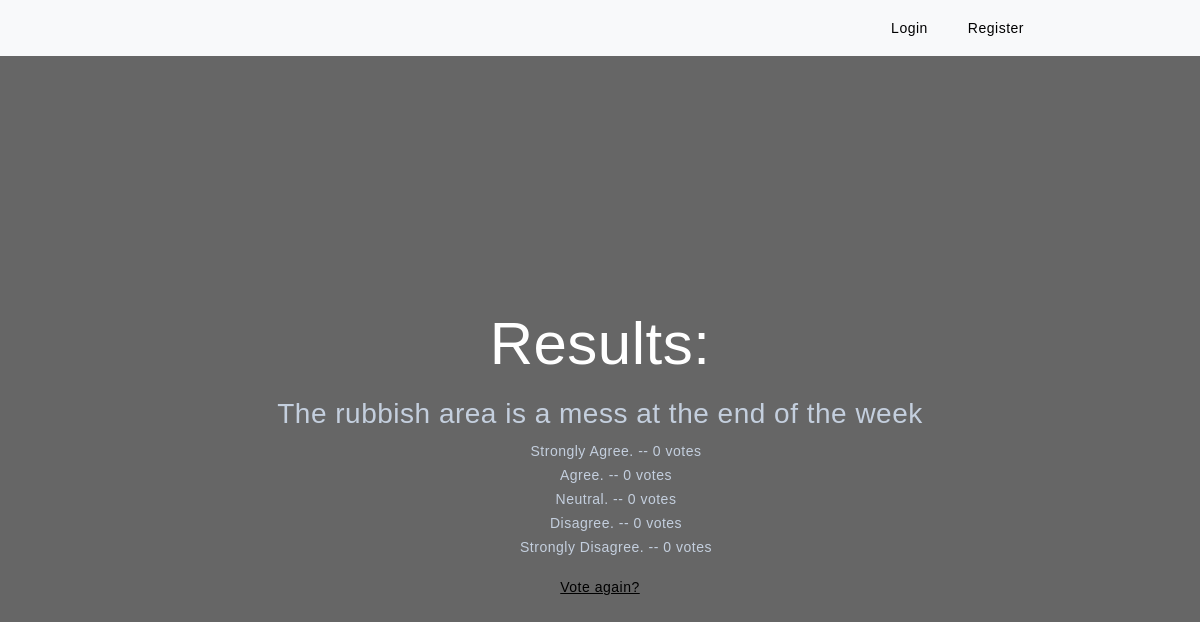
The page /polls/4/results/ on the database its author committed.
### polls_app/models.py (models this page shows, shortened)
class Question(models.Model):
    question_text = models.CharField(max_length=200)
    pub_date = models.DateTimeField('date published')

class Choice(models.Model):
    question = models.ForeignKey(Question, on_delete=models.CASCADE)
    choice_text = models.CharField(max_length=200)
    votes = models.IntegerField(default=0)

### polls_app/views.py (the view)
# urls.py: path('<int:pk>/results/', views.ResultsView.as_view(), name='results'),
class ResultsView(generic.DetailView):
    model = Question
    template_name = 'polls_app/results.html'

### polls_app/templates/polls_app/results.html (shortened to what this page needs)
{%load static %}
<!DOCTYPE html>
<html lang="en">
  <head>
	<link href="https://cdn.jsdelivr.net/npm/bootstrap@5.3.0-alpha1/dist/css/bootstrap.min.css" rel="stylesheet">
    <link rel="stylesheet" href="{% static 'css/index_style.css' %}" />
  </head>
  <body>
	<header>
	    <nav class="navbar navbar-expand-sm bg-light d-flex justify-content-end pe-5 py-2">
		    <ul class="navbar-nav pe-5 me-5">
			    {%if request.user.is_authenticated %}
                <span class="center">Hi {{ request.user.username | title }} |</span>
			    <li class="nav-item">
	  			    <a class="nav-link" href="{% url 'polls_app:index' %}">My Posts</a>
				</li>
			    <li class="nav-item me-4">
		            <a class="nav-link" href="{% url 'users:logout' %}">Logout</a>
			    </li>
		        {%else%}
		        <li class="nav-item me-4">
			        <a class="nav-link" href="{% url 'users:login' %}">Login</a>
		        </li>
		        <li class="nav-item me-4" >
	  		        <a class="nav-link" href="{% url 'users:register' %}">Register</a>
		        </li>
		        {%endif%}
		    </ul>
	    </nav>
	</header>
	<div class="overlay">
        <div class="container" id="grid">
          <div class="row align-items-center">
              <div class="col-md-10 text-center">
                  <h1>Results:</h1>
                  <main>
                    <h3>{{ question.question_text }}</h3>
                    <ul>
                        {% for choice in question.choice_set.all %}
                        <li>{{ choice.choice_text }} -- {{ choice.votes }} vote{{ choice.votes|pluralize }}</li>
                        {% endfor %}
                    </ul>
                    <a href="{% url 'polls_app:detail' question.id %}">Vote again?</a>
                  </main>
              </div>
          </div>
      </div>
    </div>
    </body>
</html>

### ByPopularDemand/static/css/index_style.css (style rules this page uses)
html, body { height:100%; padding: 0; margin: 0; color: white; }
html { background-position: center; background-size: cover; background-repeat: no-repeat; position: relative; }
.overlay { position: relative; top: 0; left: 0; height: 100%; width: 100%; background-color: rgba(0,0,0, 0.6); }
.row { height: 100vh; position: relative; }
nav { padding-left:80px; padding-right: 80px; }
body { height: 100vh; width: 100%; margin: auto; margin-top: 0px; margin-bottom: 0px; font-size: 14px; font-family: "Montserrat", sans-serif; color: #c4cfde; letter-spacing: 0.5px; font-weight: 500; display: block; line-height: 24px; background-color: transparent; }
#grid { display: grid; grid-template-columns: 100%; column-gap: 10px; margin:auto; }
h1 { font-family: "Montserrat", sans-serif; color: #ffffff; font-weight: 500; font-size: 60px; line-height: 62px; margin-bottom: 22px; }
ul, li { list-style-type: none; }
a:link { color: #000000; }

### rows shown on the page
Question: question_text "The rubbish area is a mess at the end of the week"
Choice: choice_text "Strongly Agree.", votes "0"
Choice: choice_text "Agree.", votes "0"
Choice: choice_text "Neutral.", votes "0"
Choice: choice_text "Disagree.", votes "0"
Choice: choice_text "Strongly Disagree.", votes "0"
